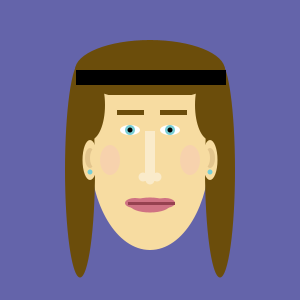
Frame 1 (no input)
Frame 60 (the mouse pressed at the canvas centre just before this capture): identical to frame 1, image omitted
Frame 120 (the mouse held since frame 60 and released just before this capture): identical to frame 1, image omitted

The Processing sketch that drew this single still picture (run headless with seeded random() and noise(); from frame 60 on, the mouse is pressed at the canvas centre):

// Processing sketch: processing_139694
// ── processing_139694.pde

 //lyndsey dulfer
//my great sketch
// declare global variables

float eyeSize=5;
float earsWiggle=15;
float stickOut;      
float eyeColor=10;
float eyeWhite=10;
float tonGue;
float tongueLine;
float eyeBrow=5;
float eyeSkin;
float eyeSkinh;
float hairLength=215;
float hairTop=60;
float coLora;
float coLorb;
float coLorc;
float bGa=100;
float bGb=100;
float bGc=170;

//runs once
void setup(){
  size(300,300);
  background(100,100,170);
  noStroke();
 }
void keyPressed(){
  eyeSize=random(3,10);
  earsWiggle=random(10,70);
  eyeWhite=random(15,40);
  eyeColor=random(10,15);
  eyeBrow=random(1,20);
  hairLength=random(180,230);
  hairTop=random(60,80);
  coLora=random(0,255);
  coLorb=random(0,255);
  coLorc=random(0,255);
  bGa=random(0,255);
  bGb=random(0,255);
  bGc=random(0,255);
  
   
} 
//runs forever  
void draw(){
  makeface();

  
}
void makeface(){
  background(bGa,bGb,bGc);  
  translate(150,150);
  fill(247,220,161);
  ellipse(0,0,120,200);
      
  fill(247,210,173);
  ellipse(-40,10,20,30);
  ellipse(40,10,20,30);
  
  fill(255,255,255);
  ellipse(20,-20,20,eyeWhite);
  ellipse(-20,-20,20,eyeWhite);
  
  fill(121,206,212);
  ellipse(-20,-20,eyeColor,eyeColor);
  ellipse(20,-20,eyeColor,eyeColor);
  
  fill(0,0,0);
  ellipse(20,-20,eyeSize,eyeSize);
  ellipse(-20,-20,eyeSize,eyeSize);
  
  fill(250,235,202);
  rect(-5,-19,10,50);
  ellipse(-7,27,9,9);
  ellipse(7,27,9,9);
  ellipse(0,30,9,9);
  
  fill(107,77,11);
  rect(10,-40,27,eyeBrow);
  rect(-33,-40,27,eyeBrow);
  ellipse(0,-80,150,hairTop);
  
  fill(207,114,131);
  ellipse(0,55,40,15);
  ellipse(-15,53,20,10);
  ellipse(15,53,20,10);
  
  fill(247,220,161);
  rect(-66,-55,130,15);
  
  fill(107,77,11);
  ellipse(-70,20,30,hairLength);
  ellipse(70,20,30,hairLength);
  
  fill(247,161,214);
  ellipse(0,68,stickOut,stickOut);
  
  fill(150,65,80);
  rect(-22,52,47,3);
  
  fill(247,220,161);
  ellipse(23,-33,eyeSkin,eyeSkinh);
  ellipse(-21,-33,eyeSkin,eyeSkinh);
  
  fill(247,220,161);
  ellipse(-60,10,earsWiggle,40);
  ellipse(60,10,earsWiggle,40);
  
  fill(227,197,141);
  ellipse(60,8,10,20);
  ellipse(-60,8,10,20);
  
  fill(121,206,212);
  ellipse(60,22,5,5);
  ellipse(-60,22,5,5);
  
  fill(247,220,161);
  ellipse(55,8,10,20);
  ellipse(-55,8,10,20);
  
  fill(107,77,11);
  ellipse(-60,-45,30,70);
  ellipse(60,-45,30,70);
  
  fill(196,124,169);
  rect(-2,55,tonGue,tongueLine);
  
  fill(coLora,coLorb,coLorc);
  rect(-74,-80,150,15);
  
  
  
  
}
